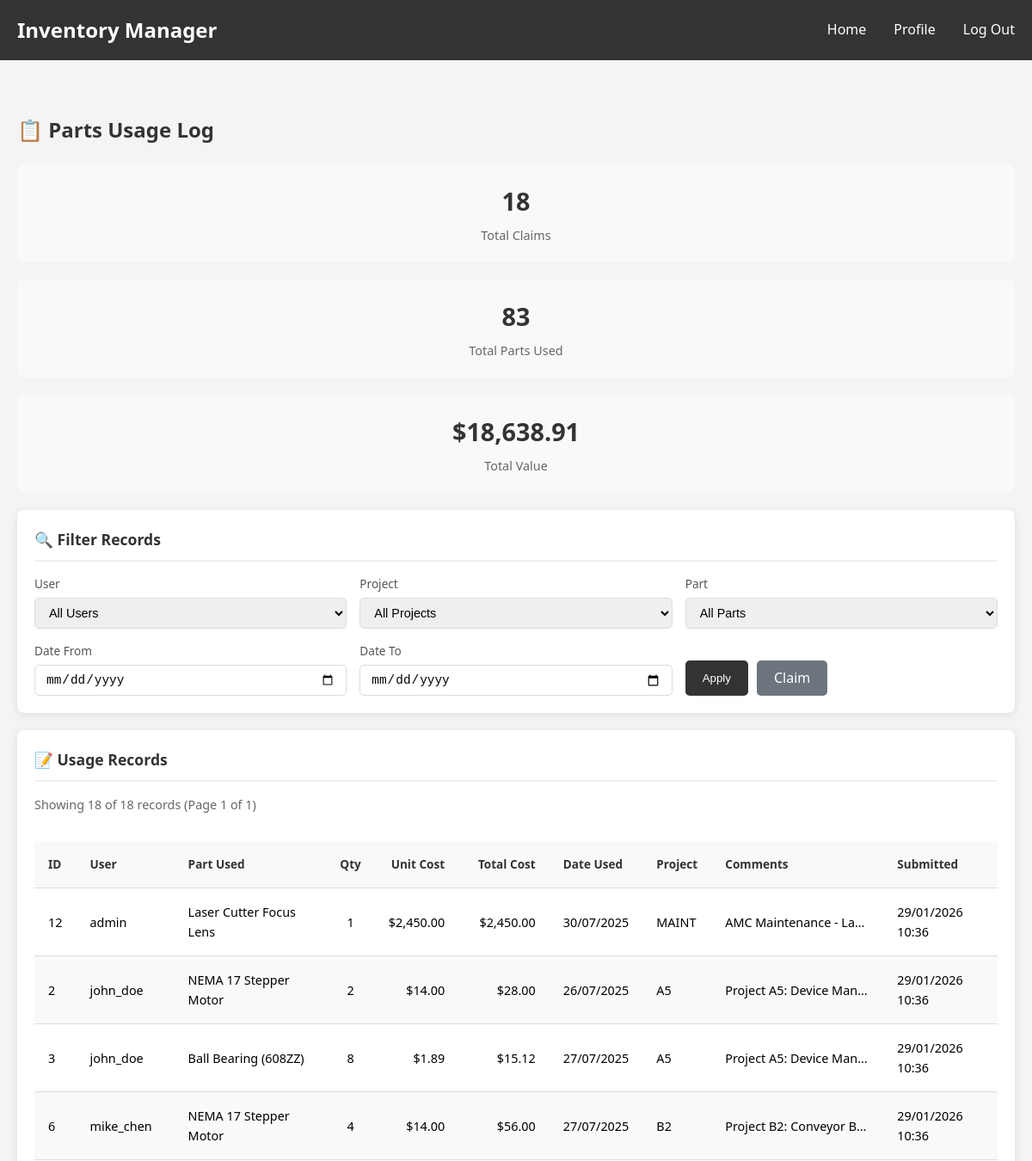
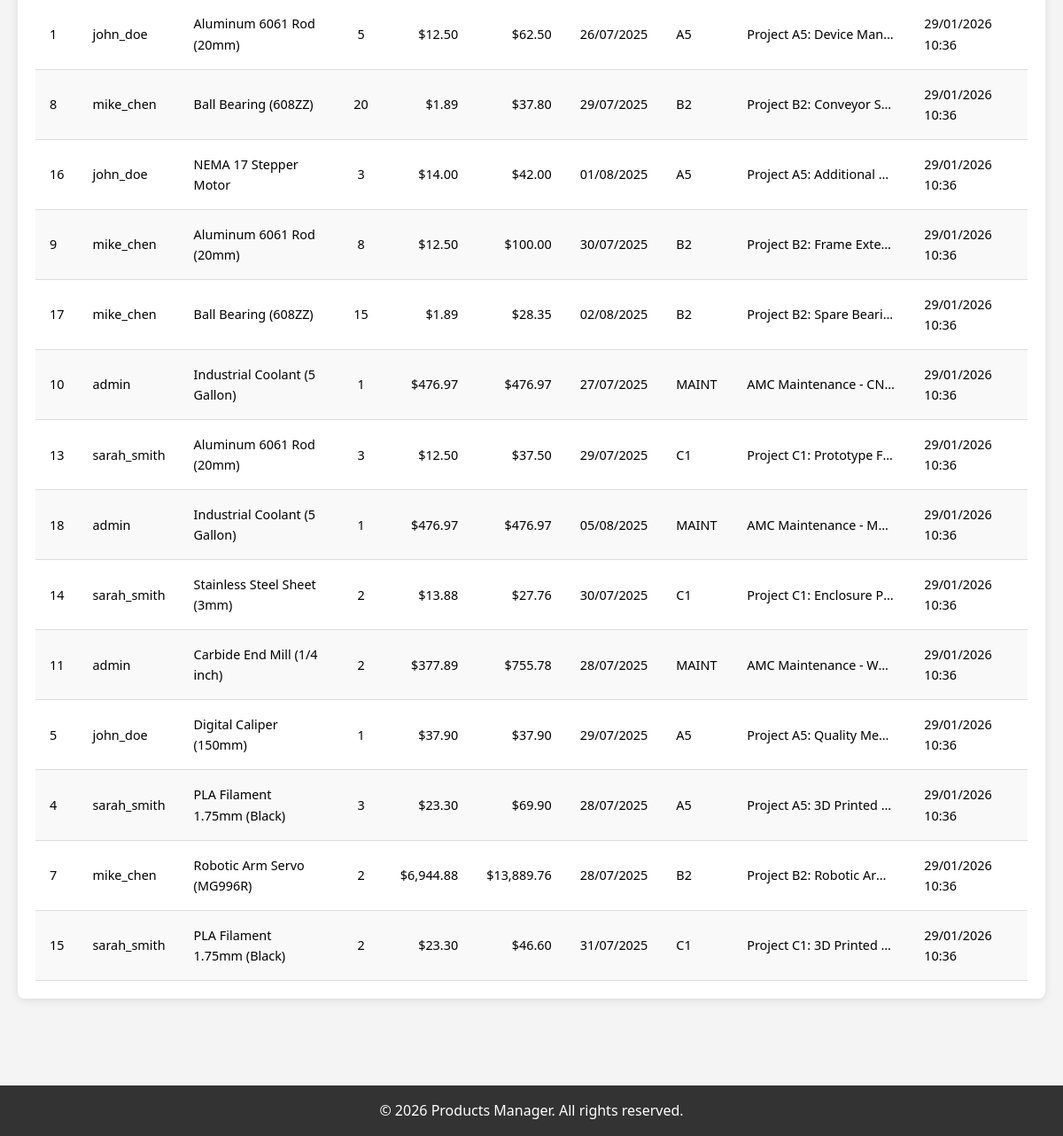
/pages/admin_parts_log.php (signed in), run on the app's committed database (2 pictures, top to bottom).
### tables this page shows
CREATE TABLE `parts_log` (
    `id` INT AUTO_INCREMENT PRIMARY KEY,
    `username` VARCHAR(255), 
    `part_used` VARCHAR(255), 
    `amount_used` INT,
    `date_used` DATE, 
    `project_id` VARCHAR(255),  
    `comments` VARCHAR(255), 
    `claim_submission_time` DATETIME DEFAULT CURRENT_TIMESTAMP
);

### pages/admin_parts_log.php (the view, shortened to what this page needs)
<?php
try {
    $pdo = new PDO(
        "mysql:host=" . DB_HOST . ";dbname=" . DB_NAME . ";charset=utf8mb4",
        DB_USER,
        DB_PASS,
        [
            PDO::ATTR_ERRMODE => PDO::ERRMODE_EXCEPTION,
            PDO::ATTR_DEFAULT_FETCH_MODE => PDO::FETCH_ASSOC
        ]
    );
} catch (PDOException $e) {
    die("Database connection failed: " . $e->getMessage());
}
$recordsPerPage = 20;
$currentPage = isset($_GET['page']) ? max(1, intval($_GET['page'])) : 1;
$offset = ($currentPage - 1) * $recordsPerPage;
$whereConditions = [];
$params = [];
$whereClause = !empty($whereConditions) ? "WHERE " . implode(" AND ", $whereConditions) : "";
$countSql = "SELECT COUNT(*) as total FROM parts_log pl $whereClause";
$countStmt = $pdo->prepare($countSql);
$countStmt->execute($params);
$totalRecords = $countStmt->fetch()['total'];
$totalPages = ceil($totalRecords / $recordsPerPage);
$sql = "SELECT
            pl.id,
            pl.username,
            pl.part_used,
            pl.amount_used,
            pl.date_used,
            pl.project_id,
            pl.comments,
            pl.claim_submission_time,
            COALESCE(i.cost_per_part, 0) as cost_per_part,
            (pl.amount_used * COALESCE(i.cost_per_part, 0)) as total_cost
        FROM parts_log pl
        LEFT JOIN inventory i ON pl.part_used = i.part_name
        $whereClause
        ORDER BY pl.claim_submission_time DESC
        LIMIT :limit OFFSET :offset";
$stmt = $pdo->prepare($sql);
$stmt->bindValue(':limit', $recordsPerPage, PDO::PARAM_INT);
$stmt->bindValue(':offset', $offset, PDO::PARAM_INT);
$stmt->execute();
$records = $stmt->fetchAll();
$summarySql = "SELECT
                COUNT(*) as total_claims,
                SUM(pl.amount_used) as total_parts_used,
                SUM(pl.amount_used * COALESCE(i.cost_per_part, 0)) as total_value
               FROM parts_log pl
               LEFT JOIN inventory i ON pl.part_used = i.part_name
               $whereClause";
$summaryStmt = $pdo->prepare($summarySql);
$summaryStmt->execute($params);
$summary = $summaryStmt->fetch();
?>
<!DOCTYPE html>
<html lang="en">
<head>
    <link rel="stylesheet" href="<?php echo BASE_URL; ?>/css/style.css">
</head>
<body>
    <?php include __DIR__ . '/../includes/header.php'; ?>
    <div class="log-container">
        <div class="page-header">
            <h1>📋 Parts Usage Log</h1>
        </div>
        <div class="summary-stats">
            <div class="stat-box">
                <div class="stat-value"><?php echo number_format($summary['total_claims'] ?? 0); ?></div>
                <div class="stat-label">Total Claims</div>
            </div>
            <div class="stat-box">
                <div class="stat-value"><?php echo number_format($summary['total_parts_used'] ?? 0); ?></div>
                <div class="stat-label">Total Parts Used</div>
            </div>
            <div class="stat-box">
                <div class="stat-value">$<?php echo number_format($summary['total_value'] ?? 0, 2); ?></div>
                <div class="stat-label">Total Value</div>
            </div>
        </div>
        <div class="card">
            <h2>🔍 Filter Records</h2>
            <form method="GET" class="filter-form">
                <div class="filter-group">
                    <label for="filter_user">User</label>
                    <select name="filter_user" id="filter_user">
                        <option value="">All Users</option>
                    </select>
                </div>
                <div class="filter-group">
                    <label for="filter_project">Project</label>
                    <select name="filter_project" id="filter_project">
                        <option value="">All Projects</option>
                    </select>
                </div>
                <div class="filter-group">
                    <label for="filter_part">Part</label>
                    <select name="filter_part" id="filter_part">
                        <option value="">All Parts</option>
                    </select>
                </div>
                <div class="filter-group">
                    <label for="filter_date_from">Date From</label>
                    <input type="date" name="filter_date_from" id="filter_date_from"
                           value="<?php echo htmlspecialchars($_GET['filter_date_from'] ?? ''); ?>">
                </div>
                <div class="filter-group">
                    <label for="filter_date_to">Date To</label>
                    <input type="date" name="filter_date_to" id="filter_date_to"
                           value="<?php echo htmlspecialchars($_GET['filter_date_to'] ?? ''); ?>">
                </div>
                <div class="filter-buttons">
                    <button type="submit" class="btn-filter">Apply</button>
                    <a href="parts_submission.php" class="btn-clear" title="Submit a Parts Use Claim">Claim</a>
                </div>
            </form>
        </div>
        <div class="card">
            <h2>📝 Usage Records</h2>
            <p class="info-text">
                Showing <?php echo count($records); ?> of <?php echo number_format($totalRecords); ?> records
                (Page <?php echo $currentPage; ?> of <?php echo max(1, $totalPages); ?>)
            </p>
            <?php if (empty($records)): ?>
                <div class="no-data">
                    <p>No records found matching your criteria.</p>
                </div>
            <?php else: ?>
                <div class="table-container">
                    <table>
                        <thead>
                            <tr>
                                <th>ID</th>
                                <th>User</th>
                                <th>Part Used</th>
                                <th class="text-center">Qty</th>
                                <th class="text-right">Unit Cost</th>
                                <th class="text-right">Total Cost</th>
                                <th>Date Used</th>
                                <th>Project</th>
                                <th>Comments</th>
                                <th>Submitted</th>
                            </tr>
                        </thead>
                        <tbody>
                            <?php foreach ($records as $record): ?>
                                <tr>
                                    <td><?php echo $record['id']; ?></td>
                                    <td><?php echo htmlspecialchars($record['username']); ?></td>
                                    <td><?php echo htmlspecialchars($record['part_used']); ?></td>
                                    <td class="text-center"><?php echo $record['amount_used']; ?></td>
                                    <td class="text-right">$<?php echo number_format($record['cost_per_part'], 2); ?></td>
                                    <td class="text-right">$<?php echo number_format($record['total_cost'], 2); ?></td>
                                    <td><?php echo date('d/m/Y', strtotime($record['date_used'])); ?></td>
                                    <td><?php echo htmlspecialchars($record['project_id'] ?? '-'); ?></td>
                                    <td class="comment-cell" title="<?php echo htmlspecialchars($record['comments'] ?? ''); ?>">
                                        <?php echo htmlspecialchars($record['comments'] ?? '-'); ?>
                                    </td>
                                    <td><?php echo date('d/m/Y H:i', strtotime($record['claim_submission_time'])); ?></td>
                                </tr>
                            <?php endforeach; ?>
                        </tbody>
                    </table>
                </div>
            <?php endif; ?>
        </div>
    </div>
    <?php require_once '../includes/footer.php'; ?>
</body>
</html>

### includes/header.php
<nav class="navbar">
    <div class="container">
        <h1>Inventory Manager</h1>
        <ul>
            <?php if (isset($_SESSION["username"])): ?>
                <?php if ($_SESSION["role"] === "User"): ?>
                    <li><a href="<?php echo BASE_URL; ?>/pages/index_user.php">Home</a></li>
                <?php elseif ($_SESSION["role"] === "Admin"): ?>
                    <li><a href="<?php echo BASE_URL; ?>/pages/index_admin.php">Home</a></li>
                <?php endif; ?>
                <li><a href="<?php echo BASE_URL; ?>/pages/profile.php">Profile</a></li>
                <li><a href="<?php echo BASE_URL; ?>/pages/logout.php">Log Out</a></li>
            <?php endif; ?>
        </ul>
    </div>
</nav>

### includes/footer.php
<footer>
    <div class="container">
        <p>&copy; <?php echo date('Y'); ?> Products Manager. All rights reserved.</p>
    </div>
</footer>

### css/style.css (style rules this page uses)
* { margin: 0; padding: 0; box-sizing: border-box; }
html, body { height: 100%; }
body { font-family: 'Segoe UI', Tahoma, Geneva, Verdana, sans-serif; background-color: #f4f4f4; line-height: 1.6; display: flex; flex-direction: column; }
.container { max-width: 1200px; width: 100%; margin: 0 auto; padding: 0 20px; }
.navbar { background-color: #333; color: white; padding: 1rem 0; margin-bottom: 2rem; width: 100%; }
.navbar .container { display: flex; justify-content: space-between; align-items: center; }
.navbar h1 { font-size: 1.5rem; }
.navbar ul { display: flex; list-style: none; gap: 2rem; }
.navbar a { color: white; text-decoration: none; transition: color 0.3s; }
.card { background: white; padding: 2rem; margin-bottom: 2rem; border-radius: 8px; box-shadow: 0 2px 5px rgba(0,0,0,0.1); }
.card h2 { margin-bottom: 1rem; color: #333; }
footer { background-color: #333; color: white; text-align: center; padding: 1rem 0; margin-top: 3rem; width: 100%; }
table { width: 100%; border-collapse: collapse; margin-top: 1rem; background-color: white; }
table th, table td { padding: 1rem; text-align: left; border-bottom: 1px solid #ddd; }
table th { background-color: #f8f9fa; font-weight: bold; color: #333; }

### pages/admin_parts_log.php (style rules this page uses)
.log-container { max-width: 1400px; margin: 30px auto; padding: 0 20px; }
.page-header { display: flex; justify-content: space-between; align-items: center; margin-bottom: 20px; }
.page-header h1 { color: #333; font-size: 1.5rem; }
.card { background: #fff; border-radius: 8px; box-shadow: 0 2px 10px rgba(0,0,0,0.1); padding: 20px; margin-bottom: 20px; }
.card h2 { color: #333; font-size: 1.1rem; margin-bottom: 15px; padding-bottom: 10px; border-bottom: 2px solid #f0f0f0; }
.summary-stats { display: grid; grid-template-columns: repeat(3, 1fr); gap: 20px; margin-bottom: 20px; }
.stat-box { background: #f8f9fa; border-radius: 8px; padding: 20px; text-align: center; }
.stat-value { font-size: 1.8rem; font-weight: bold; color: #333; }
.stat-label { font-size: 0.9rem; color: #666; margin-top: 5px; }
.filter-form { display: grid; grid-template-columns: repeat(5, 1fr) auto; gap: 15px; align-items: end; }
.filter-group { display: flex; flex-direction: column; }
.filter-group label { font-size: 0.85rem; color: #555; margin-bottom: 5px; }
.filter-group select, .filter-group input { padding: 8px 12px; border: 1px solid #ddd; border-radius: 5px; font-size: 0.9rem; }
.filter-buttons { display: flex; gap: 10px; }
.btn-filter { background: #333; color: #fff; padding: 8px 20px; border: none; border-radius: 5px; cursor: pointer; }
.btn-clear { background: #6c757d; color: #fff; padding: 8px 20px; border: none; border-radius: 5px; cursor: pointer; text-decoration: none; }
.table-container { overflow-x: auto; }
table { width: 100%; border-collapse: collapse; }
th { background: #333; color: #fff; padding: 12px 10px; text-align: left; font-size: 0.85rem; white-space: nowrap; }
td { padding: 12px 10px; border-bottom: 1px solid #eee; font-size: 0.9rem; }
tr:nth-child(even) { background: #f9f9f9; }
.text-right { text-align: right; }
.text-center { text-align: center; }
.comment-cell { max-width: 200px; overflow: hidden; text-overflow: ellipsis; white-space: nowrap; }
.info-text { color: #666; font-size: 0.9rem; margin-bottom: 15px; }
@media (max-width: 1200px) { .filter-form { grid-template-columns: repeat(3, 1fr); } }
@media (max-width: 1200px) { .summary-stats { grid-template-columns: 1fr; } }

### data on the page
parts_log: id "12", username "admin", part_used "Laser Cutter Focus Lens", amount_used "1", cost_per_part "2,450.00", total_cost "2,450.00", date_used "30/07/2025", project "MAINT", comments "AMC Maintenance - La…", claim_submission_time "29/01/2026 10:36"
parts_log: id "2", username "john_doe", part_used "NEMA 17 Stepper Motor", amount_used "2", cost_per_part "14.00", total_cost "28.00", date_used "26/07/2025", project "A5", comments "Project A5: Device Man…", claim_submission_time "29/01/2026 10:36"
parts_log: id "3", username "john_doe", part_used "Ball Bearing (608ZZ)", amount_used "8", cost_per_part "1.89", total_cost "15.12", date_used "27/07/2025", project "A5", comments "Project A5: Device Man…", claim_submission_time "29/01/2026 10:36"
parts_log: id "6", username "mike_chen", part_used "NEMA 17 Stepper Motor", amount_used "4", cost_per_part "14.00", total_cost "56.00", date_used "27/07/2025", project "B2", comments "Project B2: Conveyor B…", claim_submission_time "29/01/2026 10:36"
parts_log: id "1", username "john_doe", part_used "Aluminum 6061 Rod (20mm)", amount_used "5", cost_per_part "12.50", total_cost "62.50", date_used "26/07/2025", project "A5", comments "Project A5: Device Man…", claim_submission_time "29/01/2026 10:36"
parts_log: id "8", username "mike_chen", part_used "Ball Bearing (608ZZ)", amount_used "20", cost_per_part "1.89", total_cost "37.80", date_used "29/07/2025", project "B2", comments "Project B2: Conveyor S…", claim_submission_time "29/01/2026 10:36"
parts_log: id "16", username "john_doe", part_used "NEMA 17 Stepper Motor", amount_used "3", cost_per_part "14.00", total_cost "42.00", date_used "01/08/2025", project "A5", comments "Project A5: Additional…", claim_submission_time "29/01/2026 10:36"
parts_log: id "9", username "mike_chen", part_used "Aluminum 6061 Rod (20mm)", amount_used "8", cost_per_part "12.50", total_cost "100.00", date_used "30/07/2025", project "B2", comments "Project B2: Frame Exte…", claim_submission_time "29/01/2026 10:36"
parts_log: id "17", username "mike_chen", part_used "Ball Bearing (608ZZ)", amount_used "15", cost_per_part "1.89", total_cost "28.35", date_used "02/08/2025", project "B2", comments "Project B2: Spare Beari…", claim_submission_time "29/01/2026 10:36"
parts_log: id "10", username "admin", part_used "Industrial Coolant (5 Gallon)", amount_used "1", cost_per_part "476.97", total_cost "476.97", date_used "27/07/2025", project "MAINT", comments "AMC Maintenance - CN…", claim_submission_time "29/01/2026 10:36"
parts_log: id "13", username "sarah_smith", part_used "Aluminum 6061 Rod (20mm)", amount_used "3", cost_per_part "12.50", total_cost "37.50", date_used "29/07/2025", project "C1", comments "Project C1: Prototype F…", claim_submission_time "29/01/2026 10:36"
parts_log: id "18", username "admin", part_used "Industrial Coolant (5 Gallon)", amount_used "1", cost_per_part "476.97", total_cost "476.97", date_used "05/08/2025", project "MAINT", comments "AMC Maintenance - M…", claim_submission_time "29/01/2026 10:36"
parts_log: id "14", username "sarah_smith", part_used "Stainless Steel Sheet (3mm)", amount_used "2", cost_per_part "13.88", total_cost "27.76", date_used "30/07/2025", project "C1", comments "Project C1: Enclosure P…", claim_submission_time "29/01/2026 10:36"
parts_log: id "11", username "admin", part_used "Carbide End Mill (1/4 inch)", amount_used "2", cost_per_part "377.89", total_cost "755.78", date_used "28/07/2025", project "MAINT", comments "AMC Maintenance - W…", claim_submission_time "29/01/2026 10:36"
parts_log: id "5", username "john_doe", part_used "Digital Caliper (150mm)", amount_used "1", cost_per_part "37.90", total_cost "37.90", date_used "29/07/2025", project "A5", comments "Project A5: Quality Me…", claim_submission_time "29/01/2026 10:36"
parts_log: id "4", username "sarah_smith", part_used "PLA Filament 1.75mm (Black)", amount_used "3", cost_per_part "23.30", total_cost "69.90", date_used "28/07/2025", project "A5", comments "Project A5: 3D Printed…", claim_submission_time "29/01/2026 10:36"
parts_log: id "7", username "mike_chen", part_used "Robotic Arm Servo (MG996R)", amount_used "2", cost_per_part "6,944.88", total_cost "13,889.76", date_used "28/07/2025", project "B2", comments "Project B2: Robotic Ar…", claim_submission_time "29/01/2026 10:36"
parts_log: id "15", username "sarah_smith", part_used "PLA Filament 1.75mm (Black)", amount_used "2", cost_per_part "23.30", total_cost "46.60", date_used "31/07/2025", project "C1", comments "Project C1: 3D Printed…", claim_submission_time "29/01/2026 10:36"

### other printed values
$summary['total_claims'] "18"
$summary['total_parts_used'] "83"
$summary['total_value'] "18,638.91"
count($records) "18"
$totalRecords "18"
$currentPage "1"
max(1, $totalPages) "1"
